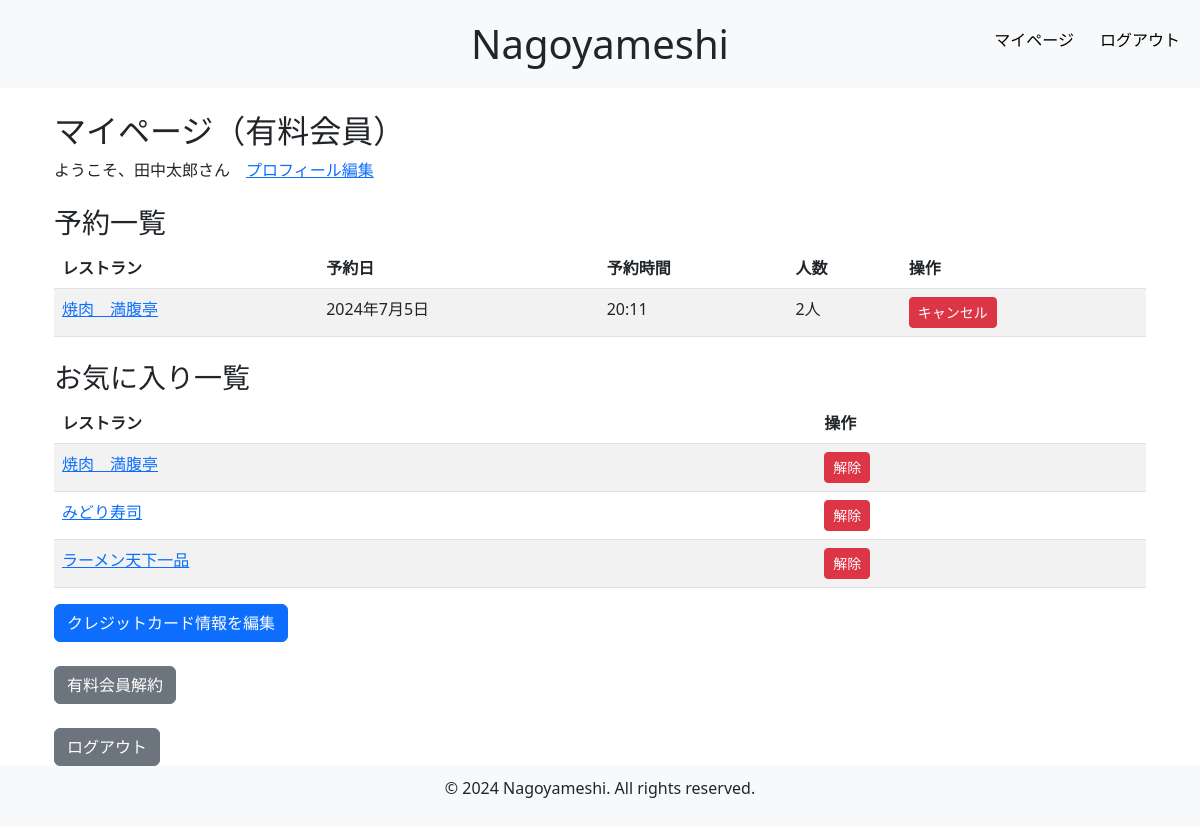
Screenshot of /mypage/ (signed in) with the database file from the repository.
### nagoyameshi/models.py (models this page shows, shortened)
class CustomUser(AbstractUser):#フィールドとメソッド（PW検証など）を継承
    username = None  # usernameフィールドを無効化（DBから削除）
    email = models.EmailField(unique=True)  # DB内のメールアドレスを一意に設定
    full_name = models.CharField(max_length=100)#以下フィールドの設定
    furigana = models.CharField(max_length=100)
    postal_code = models.CharField(max_length=10)
    address = models.CharField(max_length=200)
    phone_number = models.CharField(max_length=15)
    birthdate = models.DateField(null=True, blank=True)
    occupation = models.CharField(max_length=100)
    stripe_customer_id = models.CharField(max_length=255, null=True, blank=True)#ストライプAPI
    stripe_subscription_id = models.CharField(max_length=255, null=True, blank=True)#ストライプAPI
    is_end_user = models.BooleanField(default=False)#カスタムでエンドユーザーかどうかのフラグを追加
    is_admin_user = models.BooleanField(default=False)#管理者かどうかのフラグを追加
    is_subscription_user = models.BooleanField(default=False)  # 有料会員かどうかのフラグを追加
    USERNAME_FIELD = 'email'  # メールアドレスを認証に使用
    REQUIRED_FIELDS = ['full_name', 'furigana', 'postal_code', 'address', 'phone_number', 'birthdate', 'occupation']
    objects = CustomUserManager()  ### CustomUserManagerをオブジェクトとして設定

class Reservation(models.Model):
    user = models.ForeignKey(CustomUser, on_delete=models.CASCADE)
    restaurant = models.ForeignKey(Restaurant, on_delete=models.CASCADE)
    reservation_date = models.DateField()
    reservation_time = models.TimeField()
    number_of_people = models.PositiveIntegerField()
    created_at = models.DateTimeField(auto_now_add=True)

class Restaurant(models.Model):
    name = models.CharField(max_length=200)
    price = models.PositiveIntegerField()
    description = models.TextField()
    postal_code = models.CharField(max_length=10)
    address = models.CharField(max_length=200)
    phone_number = models.CharField(max_length=15)
    open_time = models.TimeField()
    close_time = models.TimeField()
    created_at = models.DateTimeField(auto_now_add=True)
    updated_at = models.TimeField(auto_now=True)
    img = models.ImageField(upload_to='restaurant_images/')
    category = models.ForeignKey(Category, on_delete=models.CASCADE, null=True, blank=True)

class Favorite(models.Model):
    user = models.ForeignKey(CustomUser, on_delete=models.CASCADE)
    restaurant = models.ForeignKey(Restaurant, on_delete=models.CASCADE)

### nagoyameshi/views.py (the view)
# urls.py: path('mypage/', mypage, name='mypage'),
@login_required
def mypage(request):
    user = request.user
    if user.is_subscription_user:
        reservations = Reservation.objects.filter(user=user)
        favorites = Favorite.objects.filter(user=user)
        return render(request, 'mypage_subscription.html', {'user': user, 'reservations': reservations, 'favorites': favorites})
    else:
        return render(request, 'mypage_free.html', {'user': user})

### nagoyameshi/templates/mypage_subscription.html (shortened to what this page needs)
{% extends 'base.html' %}
{% block content %}
<div class="container mt-4">
    <h2>マイページ（有料会員）</h2>
    <div class="d-flex align-items-center mb-4">
        <p class="mb-0">ようこそ、{{ user.full_name }}さん</p>
        <a href="{% url 'edit_profile' %}" class="ms-3 text-primary">プロフィール編集</a>
    </div>
    <h3 class="mt-4">予約一覧</h3>
    <table class="table table-striped">
        <thead>
            <tr>
                <th>レストラン</th>
                <th>予約日</th>
                <th>予約時間</th>
                <th>人数</th>
                <th>操作</th>
            </tr>
        </thead>
        <tbody>
            {% for reservation in reservations %}
            <tr>
                <td><a href="{% url 'restaurant_detail' reservation.restaurant.id %}">{{ reservation.restaurant.name }}</a></td>
                <td>{{ reservation.reservation_date }}</td>
                <td>{{ reservation.reservation_time }}</td>
                <td>{{ reservation.number_of_people }}人</td>
                <td>
                    <form method="post" action="{% url 'cancel_reservation' reservation.id %}" style="display:inline;">
                        <button type="submit" class="btn btn-danger btn-sm">キャンセル</button>
                    </form>
                </td>
            </tr>
            {% endfor %}
        </tbody>
    </table>
    <h3 class="mt-4">お気に入り一覧</h3>
    <table class="table table-striped">
        <thead>
            <tr>
                <th>レストラン</th>
                <th>操作</th>
            </tr>
        </thead>
        <tbody>
            {% for favorite in favorites %}
            <tr>
                <td><a href="{% url 'restaurant_detail' favorite.restaurant.id %}">{{ favorite.restaurant.name }}</a></td>
                <td>
                    <form method="post" action="{% url 'remove_from_favorites' favorite.id %}" style="display:inline;">
                        <button type="submit" class="btn btn-danger btn-sm">解除</button>
                    </form>
                </td>
            </tr>
            {% endfor %}
        </tbody>
    </table>
     <form method="post" action="{% url 'create_billing_portal_session' %}">
      <button type="submit" class="btn btn-primary">クレジットカード情報を編集</button>
     </form>
    <form id="cancel-subscription-form" method="POST" action="{% url 'cancel_subscription' %}" class="mt-4">
        <button type="submit" id="cancel-subscription-button" name="cancel-subscription-button" class="btn btn-secondary">有料会員解約</button>
    </form>
    <a href="{% url 'logout' %}" class="btn btn-secondary mt-4">ログアウト</a>
</div>
{% endblock %}

### rows the page displays
CustomUser: full_name "田中太郎"
Reservation: restaurant.name "焼肉 満腹亭", reservation_date "2024年7月5日", reservation_time "20:11", number_of_people "2"
Favorite: restaurant.name "焼肉 満腹亭"
Favorite: restaurant.name "みどり寿司"
Favorite: restaurant.name "ラーメン天下一品"
